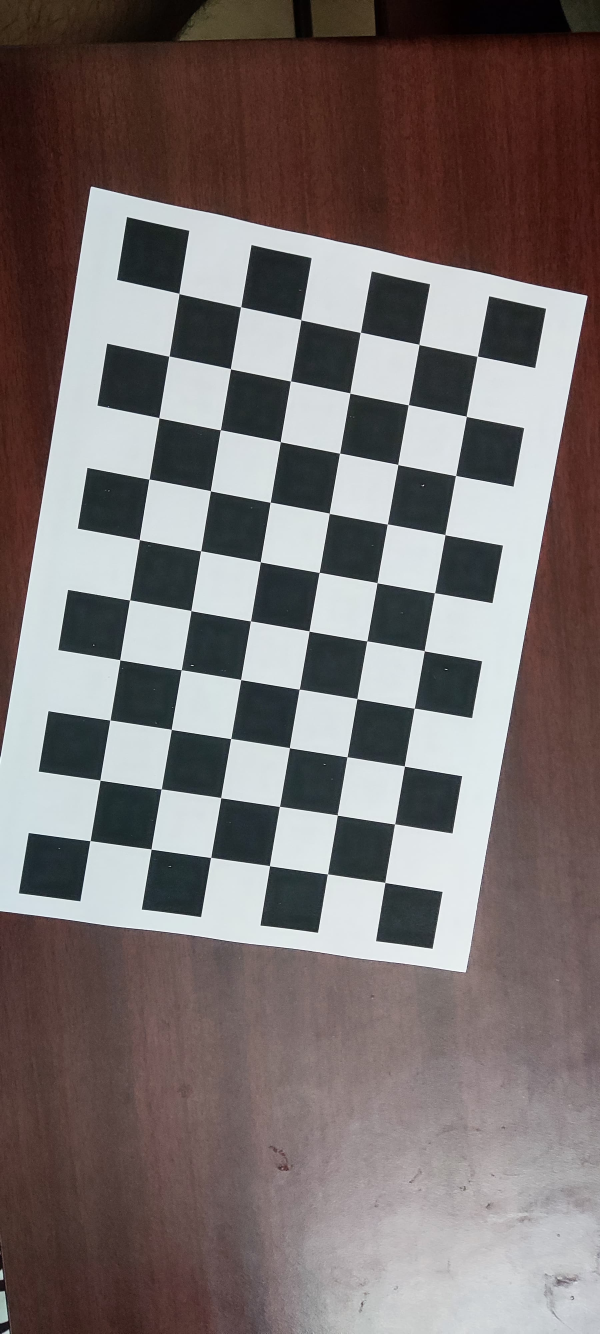
#> input picture images/IMG-20250205-WA0013.jpg, 1800 x 4000 px (shown at 1/3 size); its folder holds 4 pictures in this run
$ python source_code.py
#> lines starting #> are read from the running program, lines starting #| are printed output that depends on the picture
# Importing necessary libraries
import cv2
import numpy as np
import glob # To find all image files in a folder
import os

CHECKERBOARD = (10,6)  # inner corners
criteria = (cv2.TERM_CRITERIA_EPS + cv2.TERM_CRITERIA_MAX_ITER, 25, 0.001) # termination criteria for corner refinement

# Preparing 3D Object Points
objp = np.zeros((CHECKERBOARD[0] * CHECKERBOARD[1], 3), np.float32)
objp[:,:2] = np.mgrid[0:CHECKERBOARD[0], 0:CHECKERBOARD[1]].T.reshape(-1,2)

# Initializing the storage for points
objpoints = []
imgpoints = []

# Loading images
current_dir = os.path.dirname(os.path.abspath(__file__))
image_dir = os.path.join(current_dir, 'images')
images = glob.glob(os.path.join(image_dir, '*.jpg'))

# Processing each image
print(f"Found {len(images)} images:")
for fname in images:
    print(f"Processing: {os.path.basename(fname)}")
    img = cv2.imread(fname)
#> img is the input picture: shape (4000, 1800, 3); mean B, G, R 110.9, 111.8, 120.5
    if img is None:
        print(f"Failed to load")
        continue

    gray = cv2.cvtColor(img, cv2.COLOR_BGR2GRAY) # converting into grayscale
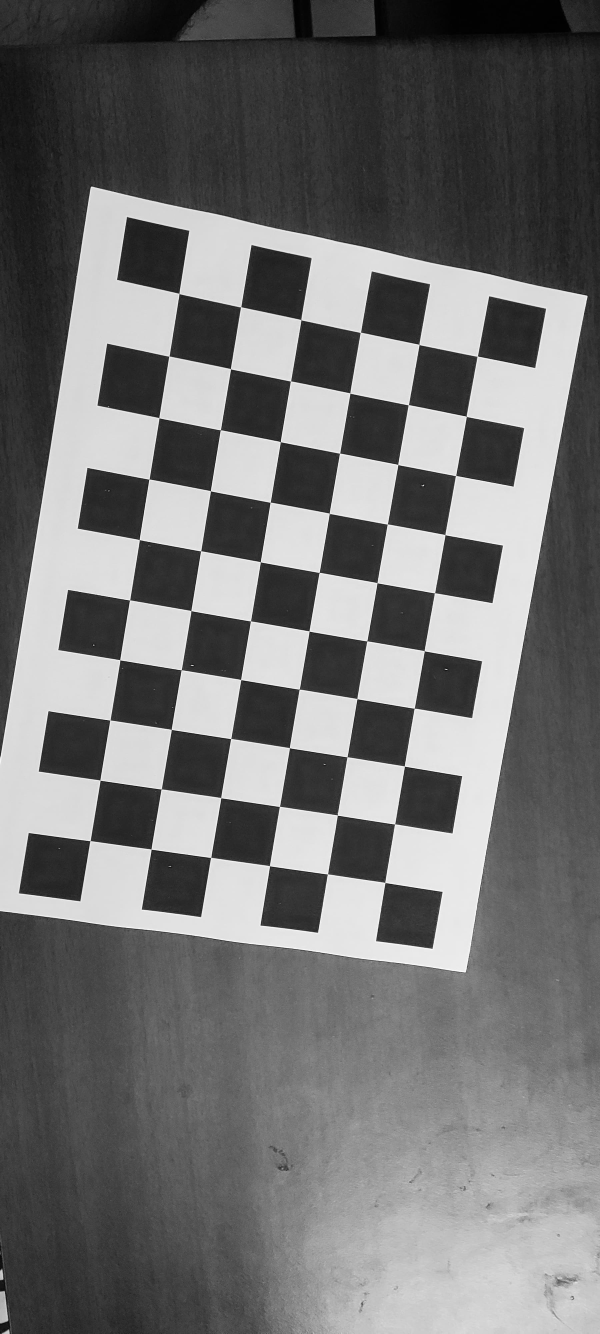
#> gray: shape (4000, 1800) (shown at 1/3 size); min 0, max 255, mean 114.3
    ret, corners = cv2.findChessboardCorners(gray, CHECKERBOARD, None)  # Finding Checkerboard Corners
#> ret = True; corners = 60 rows, first 8: [271, 2523.2], [301, 2341.6], [330.7, 2161.2], [360.8, 1981], [389.1, 1801.3], [418.5, 1619.6], [447.5, 1438.5], [477.8, 1254.2]

    if not ret:
        print(f"No corners detected")
        continue

    # Refining and storing points
    corners_refined = cv2.cornerSubPix(gray, corners, (11,11), (-1,-1), criteria)
#> corners_refined = 60 rows, first 8: [271, 2523.2], [300.8, 2341.5], [330.6, 2161.3], [360.4, 1980.5], [389.7, 1801], [418.6, 1619.7], [447.8, 1438.3], [477.7, 1254]
    objpoints.append(objp)
    imgpoints.append(corners_refined)
    print(f"Corners found: {len(corners_refined)}")
#| Corners found: 60
#> pass 2 of the loop `for fname in images:`:
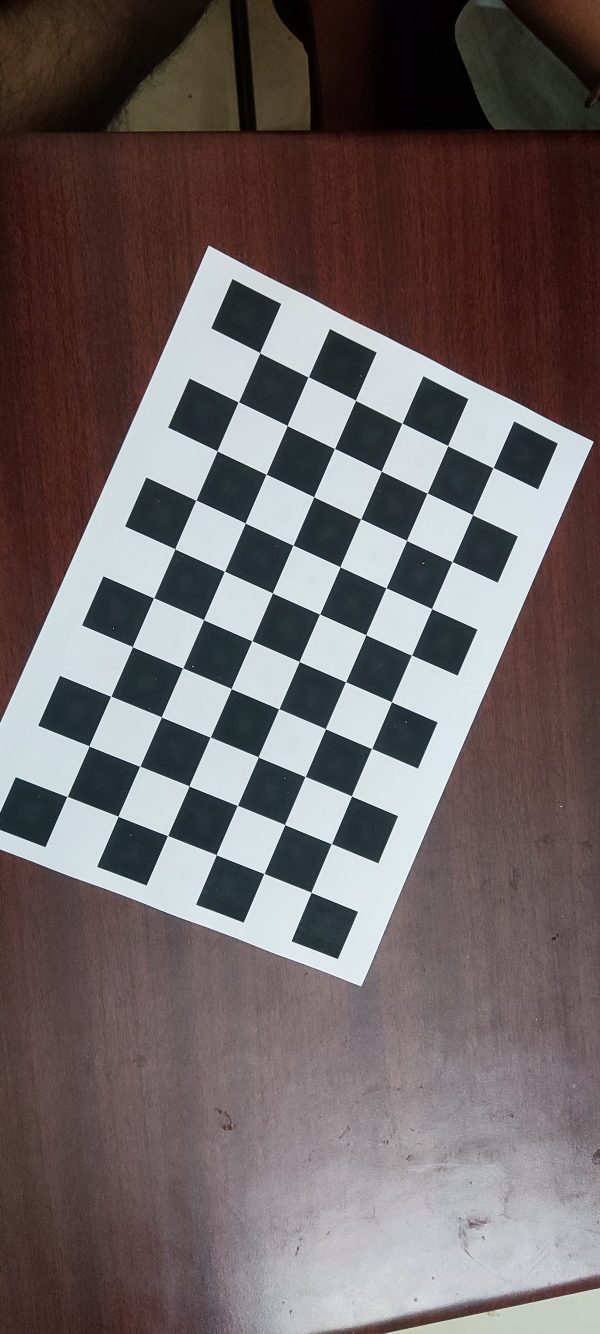
#> input picture images/IMG-20250205-WA0014.jpg, 1800 x 4000 px (shown at 1/3 size)
#> img is the input picture: shape (4000, 1800, 3); mean B, G, R 100.4, 100.4, 109.8
#> `gray = cv2.cvtColor(img, cv2.COLOR_BGR2GRAY)`:
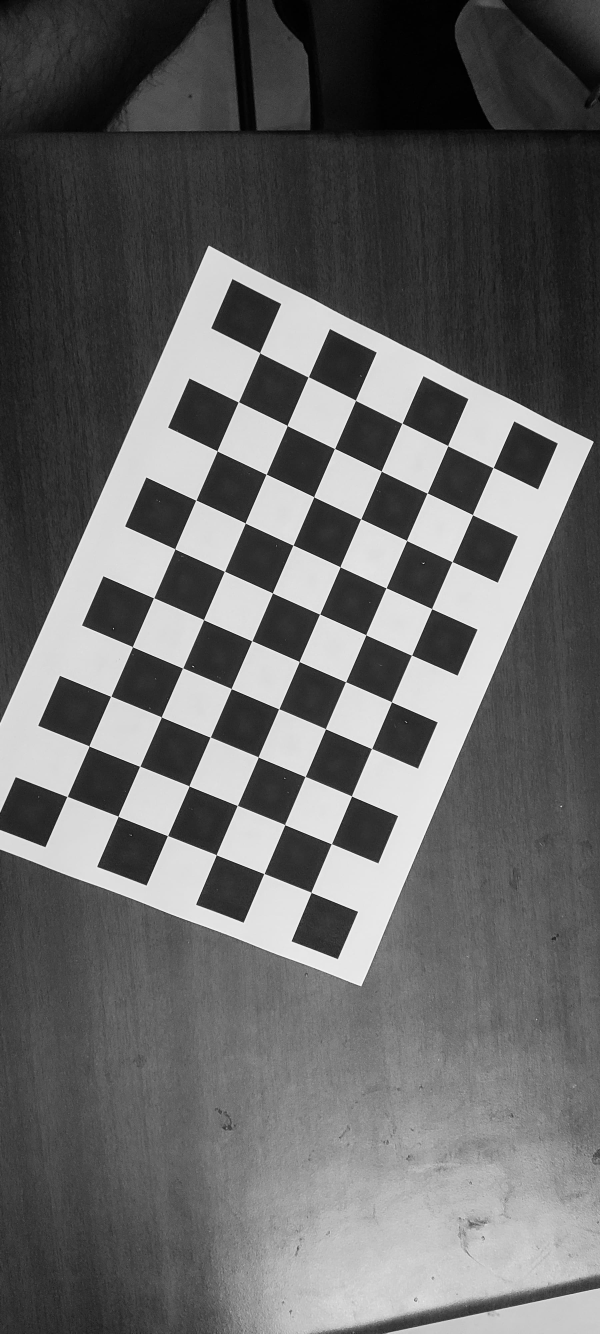
#> gray: shape (4000, 1800) (shown at 1/3 size); min 0, max 255, mean 103.2
#> corners = 60 rows, first 8: [203.3, 2389.7], [268.4, 2239.3], [332.3, 2090.3], [398, 1941.1], [461.8, 1794.5], [526, 1648.2], [588.5, 1501.3], [652.4, 1353.9]
#> corners_refined = 60 rows, first 8: [202.1, 2390.5], [268.1, 2239.1], [333.2, 2089.7], [398.2, 1941.1], [461.7, 1794.6], [525.6, 1647.7], [588.4, 1501.3], [652.3, 1353.6]
#| Corners found: 60
#> pass 3 of the loop `for fname in images:`:
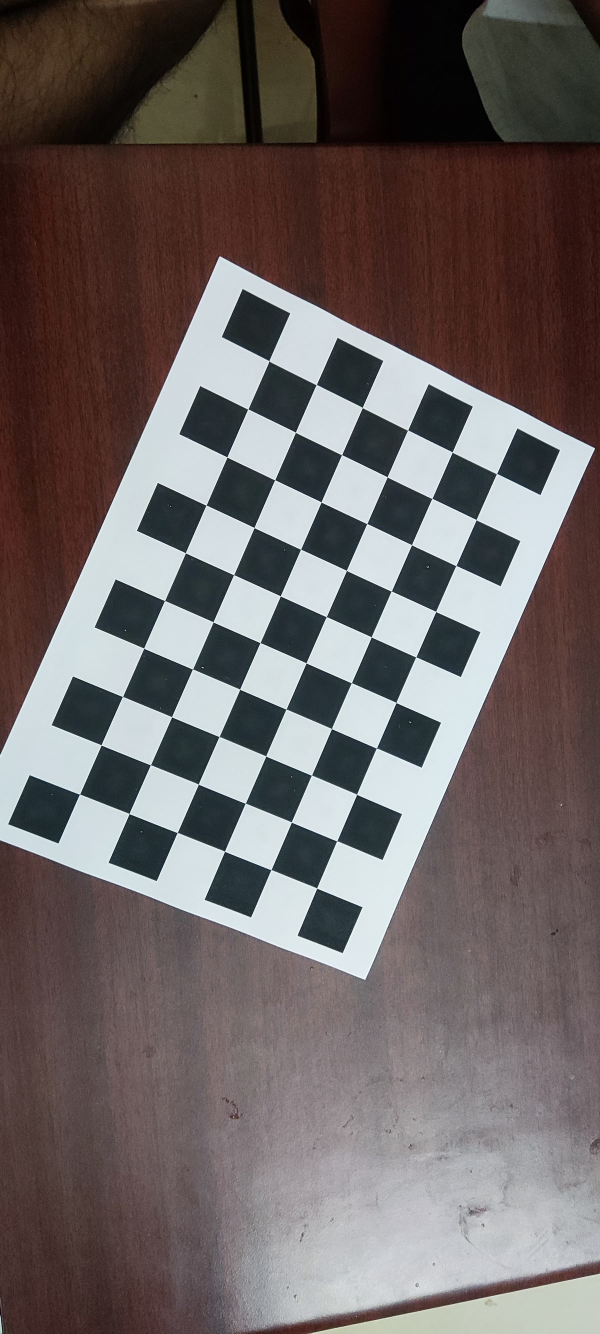
#> input picture images/IMG-20250205-WA0015.jpg, 1800 x 4000 px (shown at 1/3 size)
#> img is the input picture: shape (4000, 1800, 3); mean B, G, R 99.6, 100.4, 108.7
#> `gray = cv2.cvtColor(img, cv2.COLOR_BGR2GRAY)`:
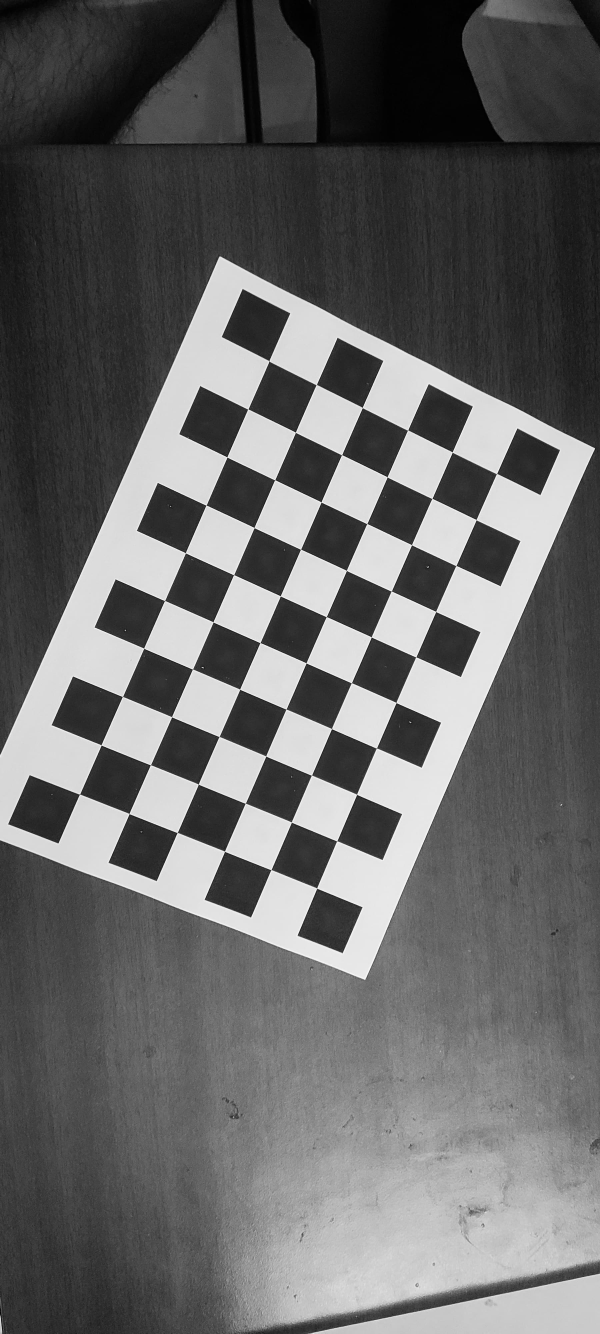
#> gray: shape (4000, 1800) (shown at 1/3 size); min 0, max 255, mean 102.8
#> corners = 60 rows, first 8: [239.8, 2383.2], [304.7, 2236.7], [368.6, 2090], [432.4, 1945.7], [494.7, 1802.9], [556.9, 1659.5], [619.3, 1516.1], [682.5, 1372.6]
#> corners_refined = 60 rows, first 8: [239.6, 2383.4], [304.3, 2236], [368.2, 2090.4], [432.1, 1945.5], [494.7, 1802.6], [557, 1659.3], [619.1, 1516.3], [681.8, 1372]
#| Corners found: 60
#> the loop made 4 passes; the first 3 are shown


    # [5 lines of commented-out code are left out]

cv2.destroyAllWindows()


if len(objpoints) == 0:
    print("\n there exists some error")
    exit()

# Camera Calibration using inbuilt function
ret, mtx, dist, rvecs, tvecs = cv2.calibrateCamera(objpoints, imgpoints, gray.shape[::-1], None, None)

# Extracting 5 Intrinsic Parameters
fx = mtx[0, 0]  # Focal length in x
fy = mtx[1, 1]  # Focal length in y
cx = mtx[0, 2]  # Principal point x
cy = mtx[1, 2]  # Principal point y
skew = mtx[0, 1]  # Skew coefficient...this is usually zero

# Extracting 6 Extrinsic Parameters (Rotation & Translation)
extrinsic_params = []
for i in range(len(rvecs)):
    rvec = rvecs[i].flatten()  # Converting to 1D array
    tvec = tvecs[i].flatten()  # Converting to 1D array
    extrinsic_params.append((rvec[0], rvec[1], rvec[2], tvec[0], tvec[1], tvec[2]))


print("\n== Camera Calibration Results ==")

# Printing 5 Intrinsic Parameters
print("\nIntrinsic Parameters:")
print(f"1. Focal Length (fx): {fx}")
print(f"2. Focal Length (fy): {fy}")
print(f"3. Principal Point (cx): {cx}")
print(f"4. Principal Point (cy): {cy}")
print(f"5. Skew Coefficient: {skew}")

# Printing 6 Extrinsic Parameters for each image
print("\nExtrinsic Parameters (Rotation & Translation Vectors):")
for i, p in enumerate(extrinsic_params):
    print(f"Image {i+1}:")
    print(f"  1. Rotation X (r1): {p[0]}")
    print(f"  2. Rotation Y (r2): {p[1]}")
    print(f"  3. Rotation Z (r3): {p[2]}")
    print(f"  4. Translation X (t1): {p[3]}")
    print(f"  5. Translation Y (t2): {p[4]}")
    print(f"  6. Translation Z (t3): {p[5]}")
